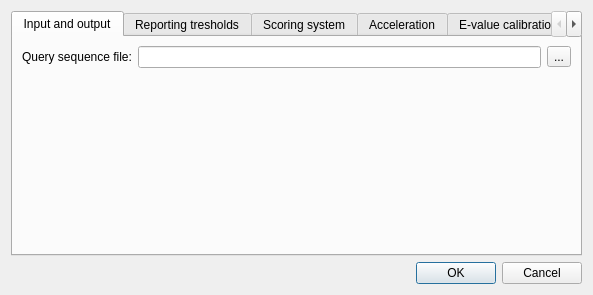
<?xml version="1.0" encoding="UTF-8"?>
<ui version="4.0">
 <class>PhmmerSearchDialog</class>
 <widget class="QDialog" name="PhmmerSearchDialog">
  <property name="geometry">
   <rect>
    <x>0</x>
    <y>0</y>
    <width>593</width>
    <height>295</height>
   </rect>
  </property>
  <property name="minimumSize">
   <size>
    <width>0</width>
    <height>0</height>
   </size>
  </property>
  <property name="windowTitle">
   <string>Phmmer Search</string>
  </property>
  <layout class="QVBoxLayout" name="verticalLayout">
   <item>
    <widget class="QTabWidget" name="mainTabWidget">
     <property name="minimumSize">
      <size>
       <width>569</width>
       <height>243</height>
      </size>
     </property>
     <property name="currentIndex">
      <number>0</number>
     </property>
     <widget class="QWidget" name="inputAndOutputTab">
      <attribute name="title">
       <string>Input and output</string>
      </attribute>
      <layout class="QVBoxLayout" name="verticalLayout_3">
       <item>
        <layout class="QHBoxLayout" name="horizontalLayout_2">
         <item>
          <widget class="QLabel" name="queryLabel">
           <property name="sizePolicy">
            <sizepolicy hsizetype="Preferred" vsizetype="Preferred">
             <horstretch>0</horstretch>
             <verstretch>0</verstretch>
            </sizepolicy>
           </property>
           <property name="text">
            <string>Query sequence file:</string>
           </property>
          </widget>
         </item>
         <item>
          <widget class="QLineEdit" name="queryLineEdit"/>
         </item>
         <item>
          <widget class="QToolButton" name="queryToolButton">
           <property name="text">
            <string>...</string>
           </property>
          </widget>
         </item>
        </layout>
       </item>
       <item>
        <layout class="QVBoxLayout" name="verticalLayout_2">
         <item>
          <spacer name="verticalSpacer">
           <property name="orientation">
            <enum>Qt::Vertical</enum>
           </property>
           <property name="sizeHint" stdset="0">
            <size>
             <width>20</width>
             <height>5</height>
            </size>
           </property>
          </spacer>
         </item>
        </layout>
       </item>
      </layout>
     </widget>
     <widget class="QWidget" name="reportingTresholdsTab">
      <attribute name="title">
       <string>Reporting tresholds</string>
      </attribute>
      <layout class="QVBoxLayout" name="verticalLayout_11">
       <item>
        <layout class="QVBoxLayout" name="verticalLayout_10">
         <item>
          <layout class="QHBoxLayout" name="horizontalLayout_14">
           <item>
            <widget class="QRadioButton" name="useEvalTresholdsButton">
             <property name="sizePolicy">
              <sizepolicy hsizetype="Expanding" vsizetype="Fixed">
               <horstretch>0</horstretch>
               <verstretch>0</verstretch>
              </sizepolicy>
             </property>
             <property name="text">
              <string>Report domains with E-value less than</string>
             </property>
             <property name="checked">
              <bool>true</bool>
             </property>
            </widget>
           </item>
           <item>
            <widget class="QSpinBox" name="domESpinBox">
             <property name="prefix">
              <string>1E+</string>
             </property>
             <property name="minimum">
              <number>-999</number>
             </property>
             <property name="maximum">
              <number>1</number>
             </property>
             <property name="value">
              <number>1</number>
             </property>
            </widget>
           </item>
          </layout>
         </item>
         <item>
          <layout class="QHBoxLayout" name="horizontalLayout_17">
           <item>
            <widget class="QRadioButton" name="useScoreTresholdsButton">
             <property name="enabled">
              <bool>true</bool>
             </property>
             <property name="sizePolicy">
              <sizepolicy hsizetype="Expanding" vsizetype="Fixed">
               <horstretch>0</horstretch>
               <verstretch>0</verstretch>
              </sizepolicy>
             </property>
             <property name="text">
              <string>Report domains with score greater than</string>
             </property>
            </widget>
           </item>
           <item>
            <widget class="QDoubleSpinBox" name="scoreTresholdDoubleSpin">
             <property name="enabled">
              <bool>false</bool>
             </property>
            </widget>
           </item>
          </layout>
         </item>
         <item>
          <layout class="QHBoxLayout" name="horizontalLayout_18">
           <item>
            <widget class="QCheckBox" name="domZCheckBox">
             <property name="sizePolicy">
              <sizepolicy hsizetype="Expanding" vsizetype="Fixed">
               <horstretch>0</horstretch>
               <verstretch>0</verstretch>
              </sizepolicy>
             </property>
             <property name="text">
              <string>Number of significant sequences for domain E-value calculation</string>
             </property>
            </widget>
           </item>
           <item>
            <widget class="QDoubleSpinBox" name="domZDoubleSpinBox">
             <property name="enabled">
              <bool>false</bool>
             </property>
             <property name="maximum">
              <double>999999999.000000000000000</double>
             </property>
            </widget>
           </item>
          </layout>
         </item>
        </layout>
       </item>
       <item>
        <spacer name="verticalSpacer_4">
         <property name="orientation">
          <enum>Qt::Vertical</enum>
         </property>
         <property name="sizeHint" stdset="0">
          <size>
           <width>20</width>
           <height>236</height>
          </size>
         </property>
        </spacer>
       </item>
      </layout>
     </widget>
     <widget class="QWidget" name="scoringSystemTab">
      <attribute name="title">
       <string>Scoring system</string>
      </attribute>
      <layout class="QVBoxLayout" name="verticalLayout_5">
       <item>
        <layout class="QVBoxLayout" name="verticalLayout_4">
         <item>
          <layout class="QHBoxLayout" name="horizontalLayout_3">
           <item>
            <widget class="QLabel" name="popenLabel">
             <property name="sizePolicy">
              <sizepolicy hsizetype="Expanding" vsizetype="Preferred">
               <horstretch>0</horstretch>
               <verstretch>0</verstretch>
              </sizepolicy>
             </property>
             <property name="text">
              <string>Gap open probability</string>
             </property>
            </widget>
           </item>
           <item>
            <widget class="QDoubleSpinBox" name="popenDoubleSpinBox">
             <property name="maximum">
              <double>0.500000000000000</double>
             </property>
             <property name="singleStep">
              <double>0.010000000000000</double>
             </property>
             <property name="value">
              <double>0.020000000000000</double>
             </property>
            </widget>
           </item>
          </layout>
         </item>
         <item>
          <layout class="QHBoxLayout" name="horizontalLayout_4">
           <item>
            <widget class="QLabel" name="pextendLabel">
             <property name="sizePolicy">
              <sizepolicy hsizetype="Expanding" vsizetype="Preferred">
               <horstretch>0</horstretch>
               <verstretch>0</verstretch>
              </sizepolicy>
             </property>
             <property name="text">
              <string>Gap extend probability</string>
             </property>
            </widget>
           </item>
           <item>
            <widget class="QDoubleSpinBox" name="pextendDoubleSpinBox">
             <property name="maximum">
              <double>0.990000000000000</double>
             </property>
             <property name="singleStep">
              <double>0.050000000000000</double>
             </property>
             <property name="value">
              <double>0.400000000000000</double>
             </property>
            </widget>
           </item>
          </layout>
         </item>
        </layout>
       </item>
       <item>
        <spacer name="verticalSpacer_2">
         <property name="orientation">
          <enum>Qt::Vertical</enum>
         </property>
         <property name="sizeHint" stdset="0">
          <size>
           <width>20</width>
           <height>312</height>
          </size>
         </property>
        </spacer>
       </item>
      </layout>
     </widget>
     <widget class="QWidget" name="accHeuristicsTab">
      <attribute name="title">
       <string>Acceleration</string>
      </attribute>
      <layout class="QVBoxLayout" name="verticalLayout_6">
       <item>
        <widget class="QCheckBox" name="nobiasCheckBox">
         <property name="sizePolicy">
          <sizepolicy hsizetype="Expanding" vsizetype="Fixed">
           <horstretch>0</horstretch>
           <verstretch>0</verstretch>
          </sizepolicy>
         </property>
         <property name="text">
          <string>Turn off composition bias filter</string>
         </property>
        </widget>
       </item>
       <item>
        <widget class="QCheckBox" name="nonull2CheckBox">
         <property name="sizePolicy">
          <sizepolicy hsizetype="Expanding" vsizetype="Fixed">
           <horstretch>0</horstretch>
           <verstretch>0</verstretch>
          </sizepolicy>
         </property>
         <property name="text">
          <string>Turn off biased composition score corrections</string>
         </property>
        </widget>
       </item>
       <item>
        <widget class="QCheckBox" name="maxCheckBox">
         <property name="sizePolicy">
          <sizepolicy hsizetype="Expanding" vsizetype="Fixed">
           <horstretch>0</horstretch>
           <verstretch>0</verstretch>
          </sizepolicy>
         </property>
         <property name="text">
          <string>Turn all heuristic filters off (less speed, more power)</string>
         </property>
        </widget>
       </item>
       <item>
        <layout class="QHBoxLayout" name="horizontalLayout_10">
         <item>
          <widget class="QLabel" name="f2Label">
           <property name="sizePolicy">
            <sizepolicy hsizetype="Expanding" vsizetype="Preferred">
             <horstretch>0</horstretch>
             <verstretch>0</verstretch>
            </sizepolicy>
           </property>
           <property name="text">
            <string>Viterbi filter treshold</string>
           </property>
          </widget>
         </item>
         <item>
          <widget class="QDoubleSpinBox" name="f2DoubleSpinBox">
           <property name="decimals">
            <number>5</number>
           </property>
           <property name="minimum">
            <double>-999999999.000000000000000</double>
           </property>
           <property name="maximum">
            <double>999999999.000000000000000</double>
           </property>
          </widget>
         </item>
        </layout>
       </item>
       <item>
        <layout class="QHBoxLayout" name="horizontalLayout_9">
         <item>
          <widget class="QLabel" name="f1Label">
           <property name="sizePolicy">
            <sizepolicy hsizetype="Expanding" vsizetype="Preferred">
             <horstretch>0</horstretch>
             <verstretch>0</verstretch>
            </sizepolicy>
           </property>
           <property name="text">
            <string>MSV filter treshold</string>
           </property>
          </widget>
         </item>
         <item>
          <widget class="QDoubleSpinBox" name="f1DoubleSpinBox">
           <property name="decimals">
            <number>5</number>
           </property>
           <property name="minimum">
            <double>-999999999.000000000000000</double>
           </property>
           <property name="maximum">
            <double>999999999.000000000000000</double>
           </property>
           <property name="value">
            <double>0.020000000000000</double>
           </property>
          </widget>
         </item>
        </layout>
       </item>
       <item>
        <layout class="QHBoxLayout" name="horizontalLayout_11">
         <item>
          <widget class="QLabel" name="f3Label">
           <property name="sizePolicy">
            <sizepolicy hsizetype="Expanding" vsizetype="Preferred">
             <horstretch>0</horstretch>
             <verstretch>0</verstretch>
            </sizepolicy>
           </property>
           <property name="text">
            <string>Forward filter treshold</string>
           </property>
          </widget>
         </item>
         <item>
          <widget class="QDoubleSpinBox" name="f3DoubleSpinBox">
           <property name="decimals">
            <number>5</number>
           </property>
           <property name="minimum">
            <double>-999999999.000000000000000</double>
           </property>
           <property name="maximum">
            <double>999999999.000000000000000</double>
           </property>
          </widget>
         </item>
        </layout>
       </item>
       <item>
        <spacer name="verticalSpacer_3">
         <property name="orientation">
          <enum>Qt::Vertical</enum>
         </property>
         <property name="sizeHint" stdset="0">
          <size>
           <width>20</width>
           <height>211</height>
          </size>
         </property>
        </spacer>
       </item>
      </layout>
     </widget>
     <widget class="QWidget" name="evalCalibrationTab">
      <attribute name="title">
       <string>E-value calibration</string>
      </attribute>
      <layout class="QVBoxLayout" name="verticalLayout_8">
       <item>
        <layout class="QVBoxLayout" name="verticalLayout_7">
         <item>
          <layout class="QHBoxLayout" name="horizontalLayout_19">
           <item>
            <widget class="QLabel" name="emlLabel">
             <property name="enabled">
              <bool>true</bool>
             </property>
             <property name="sizePolicy">
              <sizepolicy hsizetype="Expanding" vsizetype="Preferred">
               <horstretch>0</horstretch>
               <verstretch>0</verstretch>
              </sizepolicy>
             </property>
             <property name="text">
              <string>Length of sequences for MSV Gumbel mu fit</string>
             </property>
            </widget>
           </item>
           <item>
            <widget class="QSpinBox" name="emlSpinBox">
             <property name="enabled">
              <bool>true</bool>
             </property>
             <property name="minimum">
              <number>1</number>
             </property>
             <property name="maximum">
              <number>999999999</number>
             </property>
             <property name="value">
              <number>200</number>
             </property>
            </widget>
           </item>
          </layout>
         </item>
         <item>
          <layout class="QHBoxLayout" name="horizontalLayout_20">
           <item>
            <widget class="QLabel" name="emnLabel">
             <property name="enabled">
              <bool>true</bool>
             </property>
             <property name="sizePolicy">
              <sizepolicy hsizetype="Expanding" vsizetype="Preferred">
               <horstretch>0</horstretch>
               <verstretch>0</verstretch>
              </sizepolicy>
             </property>
             <property name="text">
              <string>Number of sequences for MSV Gumbel mu fit</string>
             </property>
            </widget>
           </item>
           <item>
            <widget class="QSpinBox" name="emnSpinBox">
             <property name="enabled">
              <bool>true</bool>
             </property>
             <property name="minimum">
              <number>1</number>
             </property>
             <property name="maximum">
              <number>999999999</number>
             </property>
             <property name="value">
              <number>200</number>
             </property>
            </widget>
           </item>
          </layout>
         </item>
         <item>
          <layout class="QHBoxLayout" name="horizontalLayout_12">
           <item>
            <widget class="QLabel" name="evlLabel">
             <property name="sizePolicy">
              <sizepolicy hsizetype="Expanding" vsizetype="Preferred">
               <horstretch>0</horstretch>
               <verstretch>0</verstretch>
              </sizepolicy>
             </property>
             <property name="text">
              <string>Length of sequences for Viterbi Gumbel mu fit</string>
             </property>
            </widget>
           </item>
           <item>
            <widget class="QSpinBox" name="evlSpinBox">
             <property name="minimum">
              <number>1</number>
             </property>
             <property name="maximum">
              <number>999999999</number>
             </property>
             <property name="value">
              <number>200</number>
             </property>
            </widget>
           </item>
          </layout>
         </item>
         <item>
          <layout class="QHBoxLayout" name="horizontalLayout_13">
           <item>
            <widget class="QLabel" name="evnLabel">
             <property name="sizePolicy">
              <sizepolicy hsizetype="Expanding" vsizetype="Preferred">
               <horstretch>0</horstretch>
               <verstretch>0</verstretch>
              </sizepolicy>
             </property>
             <property name="text">
              <string>Number of sequences for Viterbi Gumbel mu fit</string>
             </property>
            </widget>
           </item>
           <item>
            <widget class="QSpinBox" name="evnSpinBox">
             <property name="minimum">
              <number>1</number>
             </property>
             <property name="maximum">
              <number>999999999</number>
             </property>
             <property name="value">
              <number>200</number>
             </property>
            </widget>
           </item>
          </layout>
         </item>
         <item>
          <layout class="QHBoxLayout" name="horizontalLayout_15">
           <item>
            <widget class="QLabel" name="eflLabel">
             <property name="sizePolicy">
              <sizepolicy hsizetype="Expanding" vsizetype="Preferred">
               <horstretch>0</horstretch>
               <verstretch>0</verstretch>
              </sizepolicy>
             </property>
             <property name="text">
              <string>Length of sequences for Forward exp tail mu fit</string>
             </property>
            </widget>
           </item>
           <item>
            <widget class="QSpinBox" name="eflSpinBox">
             <property name="minimum">
              <number>1</number>
             </property>
             <property name="maximum">
              <number>999999999</number>
             </property>
             <property name="value">
              <number>100</number>
             </property>
            </widget>
           </item>
          </layout>
         </item>
         <item>
          <layout class="QHBoxLayout" name="horizontalLayout_16">
           <item>
            <widget class="QLabel" name="efnLabel">
             <property name="sizePolicy">
              <sizepolicy hsizetype="Expanding" vsizetype="Preferred">
               <horstretch>0</horstretch>
               <verstretch>0</verstretch>
              </sizepolicy>
             </property>
             <property name="text">
              <string>Number of sequences for Forward exp tail mu fit</string>
             </property>
            </widget>
           </item>
           <item>
            <widget class="QSpinBox" name="efnSpinBox">
             <property name="minimum">
              <number>1</number>
             </property>
             <property name="maximum">
              <number>999999999</number>
             </property>
             <property name="value">
              <number>200</number>
             </property>
            </widget>
           </item>
          </layout>
         </item>
         <item>
          <layout class="QHBoxLayout" name="horizontalLayout_21">
           <item>
            <widget class="QLabel" name="label">
             <property name="sizePolicy">
              <sizepolicy hsizetype="Expanding" vsizetype="Preferred">
               <horstretch>0</horstretch>
               <verstretch>0</verstretch>
              </sizepolicy>
             </property>
             <property name="text">
              <string>Tail mass for Forward exponential tail mu fit</string>
             </property>
            </widget>
           </item>
           <item>
            <widget class="QDoubleSpinBox" name="eftDoubleSpinBox">
             <property name="minimum">
              <double>0.010000000000000</double>
             </property>
             <property name="maximum">
              <double>0.990000000000000</double>
             </property>
             <property name="singleStep">
              <double>0.010000000000000</double>
             </property>
             <property name="value">
              <double>0.040000000000000</double>
             </property>
            </widget>
           </item>
          </layout>
         </item>
        </layout>
       </item>
       <item>
        <spacer name="verticalSpacer_5">
         <property name="orientation">
          <enum>Qt::Vertical</enum>
         </property>
         <property name="sizeHint" stdset="0">
          <size>
           <width>20</width>
           <height>172</height>
          </size>
         </property>
        </spacer>
       </item>
      </layout>
     </widget>
     <widget class="QWidget" name="otherTab">
      <attribute name="title">
       <string>Other</string>
      </attribute>
      <layout class="QVBoxLayout" name="verticalLayout_12">
       <item>
        <layout class="QVBoxLayout" name="verticalLayout_9">
         <item>
          <layout class="QHBoxLayout" name="horizontalLayout_22">
           <item>
            <widget class="QLabel" name="seedLabel">
             <property name="sizePolicy">
              <sizepolicy hsizetype="Expanding" vsizetype="Preferred">
               <horstretch>0</horstretch>
               <verstretch>0</verstretch>
              </sizepolicy>
             </property>
             <property name="text">
              <string>Random generator seed</string>
             </property>
            </widget>
           </item>
           <item>
            <widget class="QSpinBox" name="seedSpinBox">
             <property name="maximum">
              <number>999999999</number>
             </property>
             <property name="value">
              <number>42</number>
             </property>
            </widget>
           </item>
          </layout>
         </item>
         <item>
          <layout class="QHBoxLayout" name="horizontalLayout_23">
           <item>
            <spacer name="horizontalSpacer">
             <property name="orientation">
              <enum>Qt::Horizontal</enum>
             </property>
             <property name="sizeType">
              <enum>QSizePolicy::Fixed</enum>
             </property>
             <property name="sizeHint" stdset="0">
              <size>
               <width>10</width>
               <height>20</height>
              </size>
             </property>
            </spacer>
           </item>
           <item>
            <widget class="QLabel" name="seedAddLabel">
             <property name="sizePolicy">
              <sizepolicy hsizetype="Expanding" vsizetype="Preferred">
               <horstretch>0</horstretch>
               <verstretch>0</verstretch>
              </sizepolicy>
             </property>
             <property name="text">
              <string>* 0 means that one-time arbitrary seed will be used</string>
             </property>
            </widget>
           </item>
          </layout>
         </item>
        </layout>
       </item>
       <item>
        <spacer name="verticalSpacer_6">
         <property name="orientation">
          <enum>Qt::Vertical</enum>
         </property>
         <property name="sizeHint" stdset="0">
          <size>
           <width>20</width>
           <height>312</height>
          </size>
         </property>
        </spacer>
       </item>
      </layout>
     </widget>
    </widget>
   </item>
   <item>
    <widget class="QDialogButtonBox" name="buttonBox">
     <property name="standardButtons">
      <set>QDialogButtonBox::Cancel|QDialogButtonBox::Ok</set>
     </property>
    </widget>
   </item>
  </layout>
 </widget>
 <resources/>
 <connections>
  <connection>
   <sender>buttonBox</sender>
   <signal>accepted()</signal>
   <receiver>PhmmerSearchDialog</receiver>
   <slot>accept()</slot>
   <hints>
    <hint type="sourcelabel">
     <x>296</x>
     <y>274</y>
    </hint>
    <hint type="destinationlabel">
     <x>296</x>
     <y>147</y>
    </hint>
   </hints>
  </connection>
  <connection>
   <sender>buttonBox</sender>
   <signal>rejected()</signal>
   <receiver>PhmmerSearchDialog</receiver>
   <slot>reject()</slot>
   <hints>
    <hint type="sourcelabel">
     <x>296</x>
     <y>274</y>
    </hint>
    <hint type="destinationlabel">
     <x>296</x>
     <y>147</y>
    </hint>
   </hints>
  </connection>
 </connections>
</ui>
